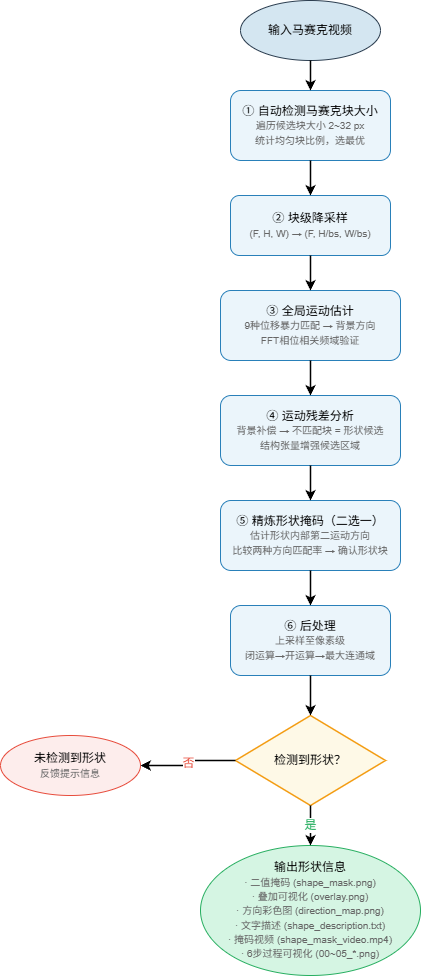
#> input picture img/流程图.png, 421 x 977 px
$ python video_converter.py '../img/流程图.png'
#> lines starting #> are read from the running program, lines starting #| are printed output that depends on the picture
### src/progress_bar.py
"""
============================================================
进度条工具模块 —— 为长时间处理任务提供可视化进度显示
============================================================

提供基于 \r 的终端进度条，支持：
  - 百分比 + 进度条 + 当前/总数
  - 可选的描述文字前缀
  - 自动清理行尾

用法:
    from src.progress_bar import update_progress

    total = 450
    for i in range(total):
        # ... 处理 ...
        update_progress(i + 1, total, prefix="读取视频")
    print()  # 完成后换行
============================================================
"""

import sys


def update_progress(current: int, total: int, prefix: str = "",
                    bar_length: int = 40) -> None:
    """
    在终端同一行更新进度条显示。

    参数:
        current: 当前进度值（从 1 开始）
        total: 总进度值
        prefix: 进度条前的描述文字
        bar_length: 进度条字符长度（默认 40）
    """
    if total <= 0:
        return

    fraction = current / total
    percentage = fraction * 100

    filled_length = int(bar_length * fraction)
    bar = '█' * filled_length + '─' * (bar_length - filled_length)

    # 构建进度条字符串
    # 格式: 前缀 |█████────| 45.3% (204/450)
    progress_str = f"\r{prefix} |{bar}| {percentage:5.1f}% ({current}/{total})"

    # 写入终端并刷新
    sys.stdout.write(progress_str)
    sys.stdout.flush()


# [11 lines left out: function finish_progress, not called in this run]

### src/video_converter.py
"""
视频转换模块。

提供MP4视频与灰度NumPy数组之间的相互转换功能。
"""

import argparse
import os

import cv2
import numpy as np
from PIL import Image

from src.progress_bar import update_progress, finish_progress


# [399 lines left out: functions _read_frames_from_directory, mp4_to_grayscale_array, gray_array_to_mp4, two_gray_array_to_GB_mp4, two_gray_array_to_RG_mp4, three_gray_array_to_RGB_mp4 and 1 more, not called in this run]
#> in mp4_to_grayscale_array, frame is the input picture: shape (977, 421, 3); mean B, G, R 246.7, 246.6, 243.1
#> in mp4_to_grayscale_array, `gray = cv2.cvtColor(frame, cv2.COLOR_BGR2GRAY)`:
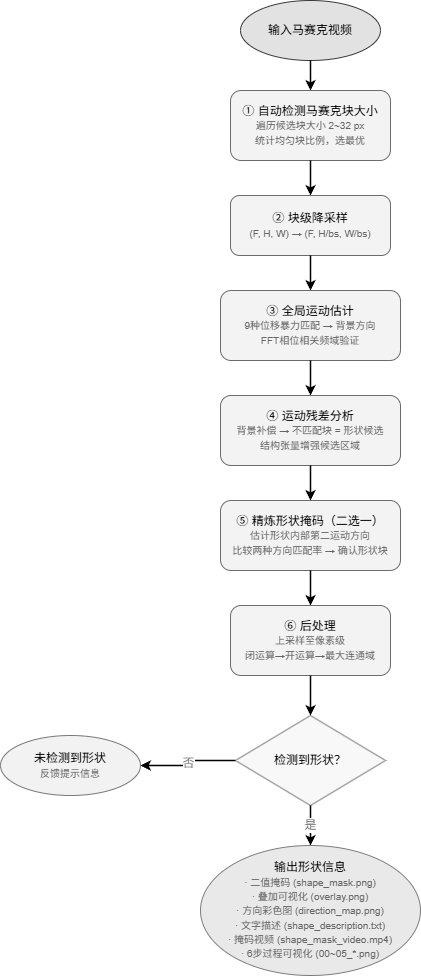
#> gray: shape (977, 421); min 0, max 255, mean 245.6
    print(f"已加载视频: {args.input}")
    print(f"数组形状: {array.shape}")
    print(f"数组dtype: {array.dtype}")

    if args.output:
        np.save(args.output, array)
        print(f"已将灰度数组保存至: {args.output}")


if __name__ == "__main__":
    main()
